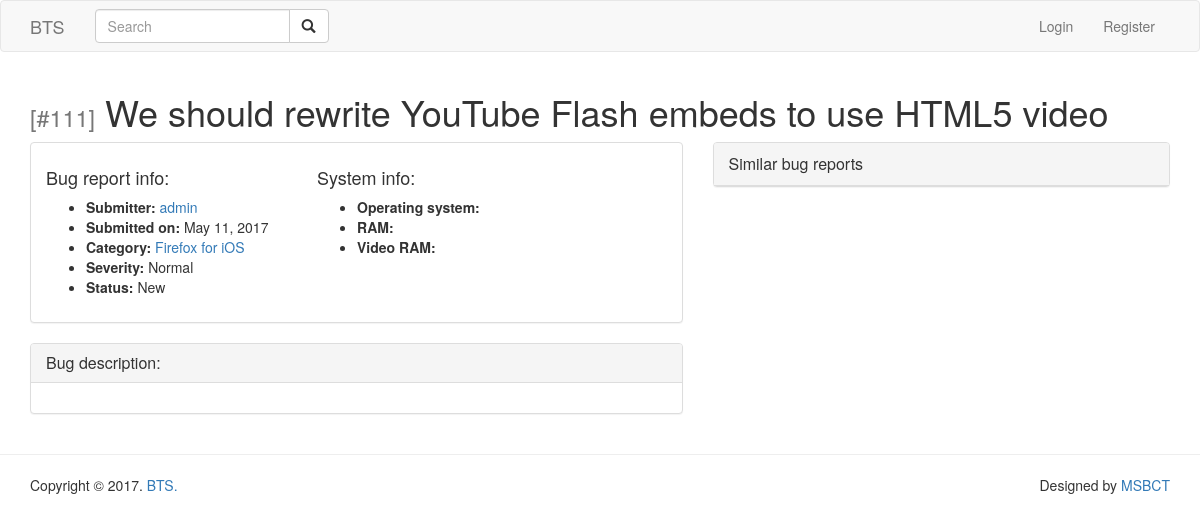
/bugs/111/, run on the app's committed database.
### bugs/models.py (models this page shows, shortened)
class BugReport(models.Model):
    SEVERITY_LOW = 1
    SEVERITY_NORMAL = 2
    SEVERITY_HIGH = 3
    SEVERITY_URGENT = 4
    SEVERITY_FEATURE = 0
    SEVERITY_CHOICES = (
        (SEVERITY_LOW, 'Low'),
        (SEVERITY_NORMAL, 'Normal'),
        (SEVERITY_HIGH, 'High'),
        (SEVERITY_URGENT, 'Urgent'),
        (SEVERITY_FEATURE, 'Feature'),
    )
    STATUS_NEW = 0
    STATUS_REJECTED = 1
    STATUS_ASSIGNED = 2
    STATUS_FIXED = 3
    STATUS_CHOICES = (
        (STATUS_NEW, 'New'),
        (STATUS_REJECTED, 'Rejected'),
        (STATUS_ASSIGNED, 'Assigned'),
        (STATUS_FIXED, 'Fixed'),
    )
    created = models.DateTimeField(auto_now=False, auto_now_add=True)
    updated = models.DateTimeField(auto_now=True, auto_now_add=False)
    title = models.CharField(max_length=255)
    submitter = models.ForeignKey(User, related_name='submitted_reports', on_delete=models.CASCADE)
    os = models.CharField("Operating system", blank=True, max_length=100)
    ram = models.CharField("RAM", blank=True, max_length=100)
    vram = models.CharField("Video RAM", blank=True, max_length=100)
    category = models.ForeignKey(BugCategory, null=True, on_delete=models.SET_NULL)
    severity = models.SmallIntegerField(choices=SEVERITY_CHOICES, default=SEVERITY_NORMAL)
    status = models.SmallIntegerField(choices=STATUS_CHOICES, default=STATUS_NEW)
    expected = models.TextField("Expected behavior", blank=True)
    actual = models.TextField("Actual behavior", blank=True)
    reproduce = models.TextField("Steps to reproduce", blank=True)
    master = models.ForeignKey(
        'self', related_name='duplicates', null=True, blank=True, on_delete=models.SET_NULL,
        limit_choices_to={'master': None})
    assignee = models.ForeignKey(
        User, related_name='assigned_reports', null=True, blank=True, on_delete=models.SET_NULL,
        limit_choices_to={'is_staff': True})
    solution = models.TextField(blank=True, null=True, verbose_name='Solution')
    class Meta:
        verbose_name = 'Bug report'
        verbose_name_plural = 'Bug reports'
        ordering = ['-id', ]
    def get_similar_reports(self, n=10):
        from info.utils import tokenize, similarity
        docs = []
        bugs = BugReport.objects.all()
        for bug in reversed(bugs):
            docs.append(tokenize(bug.title))
        dictionary = corpora.Dictionary(docs)
        num_term = len(dictionary)
        corpus = [dictionary.doc2bow(text) for text in docs]
        tf_idf = gensim.models.TfidfModel(corpus)
        index = similarities.SparseMatrixSimilarity(tf_idf[corpus], num_features=num_term)
        vec_bow = dictionary.doc2bow(tokenize(self.title))
        vec_tf_idf = tf_idf[vec_bow]
        sims = index[vec_tf_idf]
        id_and_sim = [(one, two)
                      for (one, two) in sorted(enumerate(sims), key=lambda item: -item[1])[1:min(n, len(sims))]]
        print(sorted(enumerate(sims), key=lambda item: -item[1]))
        bug_and_sim = [(BugReport.objects.get(id=id + 1), sim) for id, sim in id_and_sim]
        return bug_and_sim

class BugCategory(models.Model):
    name = models.CharField(max_length=100)
    class Meta:
        verbose_name = 'Bug category'
        verbose_name_plural = 'Bug categories'
        ordering = ['name', ]
    @python_2_unicode_compatible
    def __str__(self):
        return self.name

### bugs/views.py (the view)
# urls.py: url(r'^(?P<id>\d+)/$', BugDetail.as_view(), name='bugs_detail'),
class BugDetail(DetailView):
    model = BugReport
    slug_field = 'id'
    slug_url_kwarg = 'id'
    template_name = 'bugs/detail.html'
    context_object_name = 'bug'

### info/utils.py (called while the page is built)
def tokenize(text):
    lowers = text.lower()
    punct_free = lowers.translate(str.maketrans({key: None for key in string.punctuation}))
    tokens = word_tokenize(punct_free)
    porter = PorterStemmer()
    stemmed = [porter.stem(w) for w in tokens]
    tokens = [w for w in stemmed if w not in stopwords.words('english')]
    return tokens

### templates/bugs/detail.html (shortened to what this page needs)
{% extends "base.html" %}
{% block main %}
<header>
<div class="container">
  <h1>
    <small>[#{{ bug.id }}]</small> {{ bug.title }}
  </h1>
</div>
</header>
<section class="vpad-sm">
<div class="container">
  <div class="row">
    <div class="col-md-7">
      <div class="panel panel-default">
      <div class="panel-body">
      <div class="row">
        <div class="col-sm-5">
          <h4>Bug report info:</h4>
          <ul>
            <li><strong>Submitter:</strong> <a href="#">{{ bug.submitter }}</a></li>
            <li><strong>Submitted on:</strong> {{ bug.created|date }}</li>
            <li><strong>Category:</strong> <a href="#">{{ bug.category }}</a></li>
            <li><strong>Severity:</strong> {{ bug.get_severity_display }}</li>
            <li><strong>Status:</strong> {{ bug.get_status_display }}</li>
          </ul>
        </div>
        <div class="col-sm-7">
          <h4>System info:</h4>
          <ul>
            <li><strong>Operating system:</strong> {{ bug.os }}</li>
            <li><strong>RAM:</strong> {{ bug.ram }}</li>
            <li><strong>Video RAM:</strong> {{ bug.vram }}</li>
          </ul>
        </div>
      </div>
      </div>
      </div>
      <div class="panel panel-default">
        <div class="panel-heading">
          <h3 class="panel-title">Bug description:</h3>
        </div>
        <div class="panel-body">
        </div>
      </div>
    </div>
    <div class="col-md-5">
    <div class="panel panel-default">
      <div class="panel-heading">
        <p class="panel-title">Similar bug reports</p>
      </div>
    </div>
    </div>
  </div>
</div>
</section>
{% endblock main %}

### data on the page
BugReport: id "111", title "We should rewrite YouTube Flash embeds to use HTML5 video", submitter "admin", created "May 11, 2017", category "Firefox for iOS", severity "Normal", status "New"
